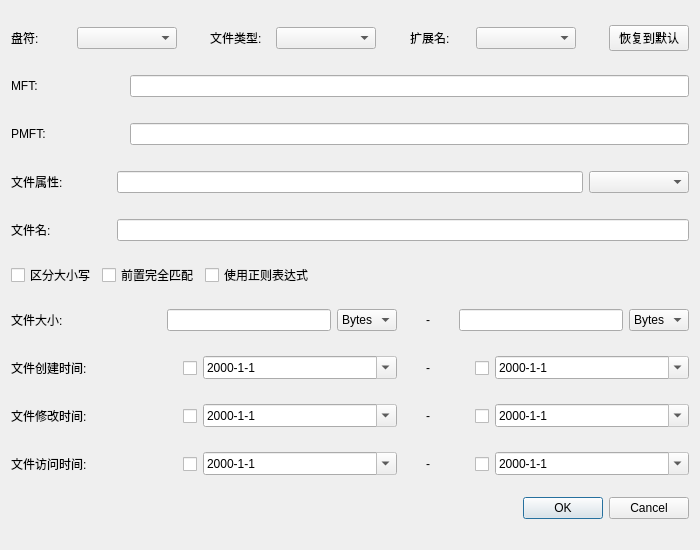
<?xml version="1.0" encoding="UTF-8"?>
<ui version="4.0">
 <class>HighFindDialog</class>
 <widget class="QDialog" name="HighFindDialog">
  <property name="geometry">
   <rect>
    <x>0</x>
    <y>0</y>
    <width>700</width>
    <height>550</height>
   </rect>
  </property>
  <property name="minimumSize">
   <size>
    <width>700</width>
    <height>550</height>
   </size>
  </property>
  <property name="windowTitle">
   <string>Dialog</string>
  </property>
  <layout class="QGridLayout" name="gridLayout">
   <item row="11" column="0" colspan="2">
    <widget class="QDialogButtonBox" name="buttonBox">
     <property name="orientation">
      <enum>Qt::Horizontal</enum>
     </property>
     <property name="standardButtons">
      <set>QDialogButtonBox::Cancel|QDialogButtonBox::Ok</set>
     </property>
    </widget>
   </item>
   <item row="7" column="0" colspan="2">
    <layout class="QHBoxLayout" name="horizontalLayout_8">
     <item>
      <widget class="QLabel" name="leftFileRealSizeLable">
       <property name="minimumSize">
        <size>
         <width>150</width>
         <height>30</height>
        </size>
       </property>
       <property name="maximumSize">
        <size>
         <width>150</width>
         <height>16777215</height>
        </size>
       </property>
       <property name="text">
        <string>文件大小:    </string>
       </property>
      </widget>
     </item>
     <item>
      <widget class="QLineEdit" name="leftFileRealSizeLine"/>
     </item>
     <item>
      <widget class="QComboBox" name="leftFileRealSizeComboBox">
       <property name="maximumSize">
        <size>
         <width>70</width>
         <height>16777215</height>
        </size>
       </property>
       <item>
        <property name="text">
         <string>Bytes</string>
        </property>
       </item>
       <item>
        <property name="text">
         <string>KB</string>
        </property>
       </item>
       <item>
        <property name="text">
         <string>MB</string>
        </property>
       </item>
       <item>
        <property name="text">
         <string>GB</string>
        </property>
       </item>
      </widget>
     </item>
     <item>
      <widget class="QLabel" name="rightFileRealSizeLable">
       <property name="minimumSize">
        <size>
         <width>50</width>
         <height>0</height>
        </size>
       </property>
       <property name="maximumSize">
        <size>
         <width>50</width>
         <height>16777215</height>
        </size>
       </property>
       <property name="layoutDirection">
        <enum>Qt::LeftToRight</enum>
       </property>
       <property name="text">
        <string>-</string>
       </property>
       <property name="alignment">
        <set>Qt::AlignCenter</set>
       </property>
      </widget>
     </item>
     <item>
      <widget class="QLineEdit" name="rightFileRealSizeLine"/>
     </item>
     <item>
      <widget class="QComboBox" name="rightFileRealSizeComboBox">
       <property name="maximumSize">
        <size>
         <width>70</width>
         <height>16777215</height>
        </size>
       </property>
       <item>
        <property name="text">
         <string>Bytes</string>
        </property>
       </item>
       <item>
        <property name="text">
         <string>KB</string>
        </property>
       </item>
       <item>
        <property name="text">
         <string>MB</string>
        </property>
       </item>
       <item>
        <property name="text">
         <string>GB</string>
        </property>
       </item>
      </widget>
     </item>
    </layout>
   </item>
   <item row="8" column="0" colspan="2">
    <layout class="QHBoxLayout" name="horizontalLayout_9">
     <item>
      <widget class="QLabel" name="leftFileCreationTimeLable">
       <property name="minimumSize">
        <size>
         <width>0</width>
         <height>30</height>
        </size>
       </property>
       <property name="maximumSize">
        <size>
         <width>150</width>
         <height>16777215</height>
        </size>
       </property>
       <property name="text">
        <string>文件创建时间:</string>
       </property>
      </widget>
     </item>
     <item>
      <widget class="QCheckBox" name="leftFileCreationTimeCheckBox">
       <property name="maximumSize">
        <size>
         <width>30</width>
         <height>30</height>
        </size>
       </property>
       <property name="mouseTracking">
        <bool>true</bool>
       </property>
       <property name="layoutDirection">
        <enum>Qt::RightToLeft</enum>
       </property>
       <property name="autoFillBackground">
        <bool>false</bool>
       </property>
       <property name="text">
        <string/>
       </property>
       <property name="tristate">
        <bool>false</bool>
       </property>
      </widget>
     </item>
     <item>
      <widget class="QDateEdit" name="leftFileCreationTimeDateEdit">
       <property name="wrapping">
        <bool>false</bool>
       </property>
       <property name="readOnly">
        <bool>true</bool>
       </property>
       <property name="accelerated">
        <bool>false</bool>
       </property>
       <property name="displayFormat">
        <string>yyyy-M-d</string>
       </property>
       <property name="calendarPopup">
        <bool>true</bool>
       </property>
      </widget>
     </item>
     <item>
      <widget class="QLabel" name="rightFileCreationTimeLable">
       <property name="maximumSize">
        <size>
         <width>50</width>
         <height>16777215</height>
        </size>
       </property>
       <property name="layoutDirection">
        <enum>Qt::LeftToRight</enum>
       </property>
       <property name="text">
        <string>-</string>
       </property>
       <property name="alignment">
        <set>Qt::AlignCenter</set>
       </property>
      </widget>
     </item>
     <item>
      <widget class="QCheckBox" name="rightFileCreationTimeCheckBox">
       <property name="maximumSize">
        <size>
         <width>30</width>
         <height>30</height>
        </size>
       </property>
       <property name="layoutDirection">
        <enum>Qt::RightToLeft</enum>
       </property>
       <property name="text">
        <string/>
       </property>
       <property name="tristate">
        <bool>false</bool>
       </property>
      </widget>
     </item>
     <item>
      <widget class="QDateEdit" name="rightFileCreationTimeDateEdit">
       <property name="readOnly">
        <bool>true</bool>
       </property>
       <property name="currentSection">
        <enum>QDateTimeEdit::YearSection</enum>
       </property>
       <property name="displayFormat">
        <string>yyyy-M-d</string>
       </property>
       <property name="calendarPopup">
        <bool>true</bool>
       </property>
      </widget>
     </item>
    </layout>
   </item>
   <item row="9" column="0" colspan="2">
    <layout class="QHBoxLayout" name="horizontalLayout_10">
     <item>
      <widget class="QLabel" name="leftFileChangeTimeLable">
       <property name="minimumSize">
        <size>
         <width>0</width>
         <height>30</height>
        </size>
       </property>
       <property name="maximumSize">
        <size>
         <width>150</width>
         <height>16777215</height>
        </size>
       </property>
       <property name="text">
        <string>文件修改时间:</string>
       </property>
      </widget>
     </item>
     <item>
      <widget class="QCheckBox" name="leftFileChangeTimeCheckBox">
       <property name="maximumSize">
        <size>
         <width>30</width>
         <height>30</height>
        </size>
       </property>
       <property name="layoutDirection">
        <enum>Qt::RightToLeft</enum>
       </property>
       <property name="text">
        <string/>
       </property>
      </widget>
     </item>
     <item>
      <widget class="QDateEdit" name="leftFileChangeTimeDateEdit">
       <property name="wrapping">
        <bool>false</bool>
       </property>
       <property name="readOnly">
        <bool>true</bool>
       </property>
       <property name="displayFormat">
        <string>yyyy-M-d</string>
       </property>
       <property name="calendarPopup">
        <bool>true</bool>
       </property>
      </widget>
     </item>
     <item>
      <widget class="QLabel" name="rightFileChangeTimeLable">
       <property name="maximumSize">
        <size>
         <width>50</width>
         <height>16777215</height>
        </size>
       </property>
       <property name="layoutDirection">
        <enum>Qt::LeftToRight</enum>
       </property>
       <property name="text">
        <string>-</string>
       </property>
       <property name="alignment">
        <set>Qt::AlignCenter</set>
       </property>
      </widget>
     </item>
     <item>
      <widget class="QCheckBox" name="rightFileChangeTimeCheckBox">
       <property name="maximumSize">
        <size>
         <width>30</width>
         <height>30</height>
        </size>
       </property>
       <property name="layoutDirection">
        <enum>Qt::RightToLeft</enum>
       </property>
       <property name="text">
        <string/>
       </property>
      </widget>
     </item>
     <item>
      <widget class="QDateEdit" name="rightFileChangeTimeDateEdit">
       <property name="readOnly">
        <bool>true</bool>
       </property>
       <property name="displayFormat">
        <string>yyyy-M-d</string>
       </property>
       <property name="calendarPopup">
        <bool>true</bool>
       </property>
      </widget>
     </item>
    </layout>
   </item>
   <item row="2" column="0" colspan="2">
    <layout class="QHBoxLayout" name="horizontalLayout_3">
     <property name="sizeConstraint">
      <enum>QLayout::SetDefaultConstraint</enum>
     </property>
     <item>
      <widget class="QLabel" name="MftNumbeLable">
       <property name="minimumSize">
        <size>
         <width>100</width>
         <height>30</height>
        </size>
       </property>
       <property name="text">
        <string>MFT:    </string>
       </property>
      </widget>
     </item>
     <item>
      <widget class="QLabel" name="MftLableIcon">
       <property name="maximumSize">
        <size>
         <width>30</width>
         <height>30</height>
        </size>
       </property>
       <property name="text">
        <string/>
       </property>
      </widget>
     </item>
     <item>
      <widget class="QLineEdit" name="MftNumbeLineEdit"/>
     </item>
    </layout>
   </item>
   <item row="10" column="0" colspan="2">
    <layout class="QHBoxLayout" name="horizontalLayout_11">
     <item>
      <widget class="QLabel" name="leftFileReadTimeLable">
       <property name="minimumSize">
        <size>
         <width>0</width>
         <height>30</height>
        </size>
       </property>
       <property name="maximumSize">
        <size>
         <width>150</width>
         <height>16777215</height>
        </size>
       </property>
       <property name="text">
        <string>文件访问时间:</string>
       </property>
      </widget>
     </item>
     <item>
      <widget class="QCheckBox" name="leftFileReadTimeCheckBox">
       <property name="maximumSize">
        <size>
         <width>30</width>
         <height>30</height>
        </size>
       </property>
       <property name="layoutDirection">
        <enum>Qt::RightToLeft</enum>
       </property>
       <property name="text">
        <string/>
       </property>
      </widget>
     </item>
     <item>
      <widget class="QDateEdit" name="leftFileReadTimeDateEdit">
       <property name="acceptDrops">
        <bool>false</bool>
       </property>
       <property name="readOnly">
        <bool>true</bool>
       </property>
       <property name="displayFormat">
        <string>yyyy-M-d</string>
       </property>
       <property name="calendarPopup">
        <bool>true</bool>
       </property>
      </widget>
     </item>
     <item>
      <widget class="QLabel" name="rightFileReadTimeLable">
       <property name="maximumSize">
        <size>
         <width>50</width>
         <height>16777215</height>
        </size>
       </property>
       <property name="layoutDirection">
        <enum>Qt::LeftToRight</enum>
       </property>
       <property name="text">
        <string>-</string>
       </property>
       <property name="alignment">
        <set>Qt::AlignCenter</set>
       </property>
      </widget>
     </item>
     <item>
      <widget class="QCheckBox" name="rightFileReadTimeCheckBox">
       <property name="maximumSize">
        <size>
         <width>30</width>
         <height>30</height>
        </size>
       </property>
       <property name="layoutDirection">
        <enum>Qt::RightToLeft</enum>
       </property>
       <property name="text">
        <string/>
       </property>
      </widget>
     </item>
     <item>
      <widget class="QDateEdit" name="rightFileReadTimeDateEdit">
       <property name="readOnly">
        <bool>true</bool>
       </property>
       <property name="displayFormat">
        <string>yyyy-M-d</string>
       </property>
       <property name="calendarPopup">
        <bool>true</bool>
       </property>
      </widget>
     </item>
    </layout>
   </item>
   <item row="0" column="0" colspan="2">
    <layout class="QHBoxLayout" name="horizontalLayout_12">
     <item>
      <layout class="QHBoxLayout" name="horizontalLayout_2">
       <item>
        <widget class="QLabel" name="partitionLable">
         <property name="enabled">
          <bool>true</bool>
         </property>
         <property name="minimumSize">
          <size>
           <width>60</width>
           <height>30</height>
          </size>
         </property>
         <property name="text">
          <string>盘符:</string>
         </property>
         <property name="alignment">
          <set>Qt::AlignLeading|Qt::AlignLeft|Qt::AlignVCenter</set>
         </property>
        </widget>
       </item>
       <item>
        <widget class="QComboBox" name="partitionComboBox">
         <property name="minimumSize">
          <size>
           <width>100</width>
           <height>0</height>
          </size>
         </property>
        </widget>
       </item>
      </layout>
     </item>
     <item>
      <spacer name="horizontalSpacer_2">
       <property name="orientation">
        <enum>Qt::Horizontal</enum>
       </property>
       <property name="sizeHint" stdset="0">
        <size>
         <width>40</width>
         <height>20</height>
        </size>
       </property>
      </spacer>
     </item>
     <item>
      <layout class="QHBoxLayout" name="horizontalLayout">
       <item>
        <widget class="QLabel" name="fileFlagLable">
         <property name="minimumSize">
          <size>
           <width>60</width>
           <height>30</height>
          </size>
         </property>
         <property name="text">
          <string>文件类型:</string>
         </property>
         <property name="alignment">
          <set>Qt::AlignLeading|Qt::AlignLeft|Qt::AlignVCenter</set>
         </property>
        </widget>
       </item>
       <item>
        <widget class="QComboBox" name="fileFlagComboBox">
         <property name="minimumSize">
          <size>
           <width>100</width>
           <height>0</height>
          </size>
         </property>
        </widget>
       </item>
      </layout>
     </item>
     <item>
      <spacer name="horizontalSpacer_3">
       <property name="orientation">
        <enum>Qt::Horizontal</enum>
       </property>
       <property name="sizeHint" stdset="0">
        <size>
         <width>40</width>
         <height>20</height>
        </size>
       </property>
      </spacer>
     </item>
     <item>
      <layout class="QHBoxLayout" name="horizontalLayout_15">
       <item>
        <widget class="QLabel" name="extendLable">
         <property name="minimumSize">
          <size>
           <width>60</width>
           <height>30</height>
          </size>
         </property>
         <property name="text">
          <string>扩展名:</string>
         </property>
         <property name="alignment">
          <set>Qt::AlignLeading|Qt::AlignLeft|Qt::AlignVCenter</set>
         </property>
        </widget>
       </item>
       <item>
        <widget class="QComboBox" name="extendComboBox">
         <property name="minimumSize">
          <size>
           <width>100</width>
           <height>0</height>
          </size>
         </property>
        </widget>
       </item>
      </layout>
     </item>
     <item>
      <spacer name="horizontalSpacer_4">
       <property name="orientation">
        <enum>Qt::Horizontal</enum>
       </property>
       <property name="sizeHint" stdset="0">
        <size>
         <width>40</width>
         <height>20</height>
        </size>
       </property>
      </spacer>
     </item>
     <item>
      <widget class="QPushButton" name="resetPushButton">
       <property name="text">
        <string>恢复到默认</string>
       </property>
      </widget>
     </item>
    </layout>
   </item>
   <item row="6" column="0" colspan="2">
    <layout class="QHBoxLayout" name="horizontalLayout_14">
     <item>
      <widget class="QCheckBox" name="CaseInsensitiveCheckBox">
       <property name="maximumSize">
        <size>
         <width>200</width>
         <height>16777215</height>
        </size>
       </property>
       <property name="text">
        <string>区分大小写</string>
       </property>
      </widget>
     </item>
     <item>
      <widget class="QCheckBox" name="completeCheckBox">
       <property name="maximumSize">
        <size>
         <width>200</width>
         <height>16777215</height>
        </size>
       </property>
       <property name="text">
        <string>前置完全匹配</string>
       </property>
      </widget>
     </item>
     <item>
      <widget class="QCheckBox" name="RegExpCheckBox">
       <property name="maximumSize">
        <size>
         <width>200</width>
         <height>16777215</height>
        </size>
       </property>
       <property name="text">
        <string>使用正则表达式</string>
       </property>
      </widget>
     </item>
     <item>
      <spacer name="horizontalSpacer">
       <property name="orientation">
        <enum>Qt::Horizontal</enum>
       </property>
       <property name="sizeHint" stdset="0">
        <size>
         <width>40</width>
         <height>20</height>
        </size>
       </property>
      </spacer>
     </item>
    </layout>
   </item>
   <item row="3" column="0" colspan="2">
    <layout class="QHBoxLayout" name="horizontalLayout_4">
     <item>
      <widget class="QLabel" name="PMftNumbeLable">
       <property name="minimumSize">
        <size>
         <width>100</width>
         <height>30</height>
        </size>
       </property>
       <property name="text">
        <string>PMFT:   </string>
       </property>
      </widget>
     </item>
     <item>
      <widget class="QLabel" name="PMftLableIcon">
       <property name="maximumSize">
        <size>
         <width>30</width>
         <height>30</height>
        </size>
       </property>
       <property name="text">
        <string/>
       </property>
      </widget>
     </item>
     <item>
      <widget class="QLineEdit" name="PMftNumbeLineEdit"/>
     </item>
    </layout>
   </item>
   <item row="5" column="0" colspan="2">
    <layout class="QHBoxLayout" name="horizontalLayout_6">
     <item>
      <widget class="QLabel" name="FileNameLable">
       <property name="minimumSize">
        <size>
         <width>100</width>
         <height>30</height>
        </size>
       </property>
       <property name="text">
        <string>文件名:  </string>
       </property>
      </widget>
     </item>
     <item>
      <widget class="QLineEdit" name="FileNameLineEdit"/>
     </item>
    </layout>
   </item>
   <item row="4" column="0" colspan="2">
    <layout class="QHBoxLayout" name="horizontalLayout_5">
     <item>
      <widget class="QLabel" name="FileAttributeLable">
       <property name="minimumSize">
        <size>
         <width>100</width>
         <height>30</height>
        </size>
       </property>
       <property name="text">
        <string>文件属性:</string>
       </property>
      </widget>
     </item>
     <item>
      <widget class="QLineEdit" name="FileAttributeLine"/>
     </item>
     <item>
      <widget class="QComboBox" name="FileAttributeLineComboBox">
       <property name="minimumSize">
        <size>
         <width>100</width>
         <height>0</height>
        </size>
       </property>
      </widget>
     </item>
    </layout>
   </item>
  </layout>
 </widget>
 <resources/>
 <connections>
  <connection>
   <sender>buttonBox</sender>
   <signal>accepted()</signal>
   <receiver>HighFindDialog</receiver>
   <slot>accept()</slot>
   <hints>
    <hint type="sourcelabel">
     <x>248</x>
     <y>254</y>
    </hint>
    <hint type="destinationlabel">
     <x>157</x>
     <y>274</y>
    </hint>
   </hints>
  </connection>
  <connection>
   <sender>buttonBox</sender>
   <signal>rejected()</signal>
   <receiver>HighFindDialog</receiver>
   <slot>reject()</slot>
   <hints>
    <hint type="sourcelabel">
     <x>316</x>
     <y>260</y>
    </hint>
    <hint type="destinationlabel">
     <x>286</x>
     <y>274</y>
    </hint>
   </hints>
  </connection>
 </connections>
</ui>
